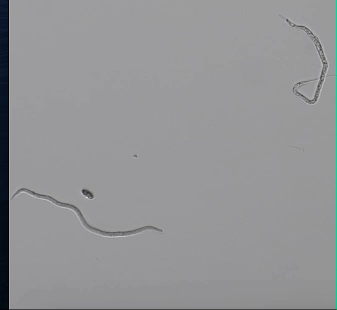
#> input picture frame 54 of Tracking/Input/vid2.mov, 337 x 310 px
$ python test_diff_costs_and_skip_worms.py
#> lines starting #> are read from the running program, lines starting #| are printed output that depends on the picture; after the words box and inside, x2 and y2 are one past the last pixel; in counts of white or black regions, pixels touching at a corner belong together
#> further down, frame is the input picture: shape (310, 337, 3); mean B, G, R 150.1, 147.8, 147.6
import cv2
import numpy as np
from skimage.morphology import skeletonize
from skimage.graph import route_through_array
from skimage.util import invert
from scipy.ndimage import convolve
from scipy.optimize import linear_sum_assignment
import os

#  CONFIGURATION
VIDEO_PATH = "./Tracking/vid2.mov"
OUTPUT_DIR = "./Tracking/Output/worm_tracks"
KEYPOINTS_PER_WORM = 15
AREA_THRESHOLD = 50
MAX_AGE = 35

os.makedirs(OUTPUT_DIR, exist_ok=True)

#  UTILITIES
def preprocess_frame(frame):
    gray = cv2.cvtColor(frame, cv2.COLOR_BGR2GRAY)
    blurred = cv2.GaussianBlur(gray, (5, 5), 2)
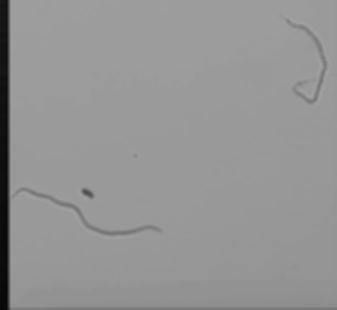
#> blurred: shape (310, 337); min 6, max 163, mean 148.4
    binary = cv2.adaptiveThreshold(
        blurred, 255,
        cv2.ADAPTIVE_THRESH_GAUSSIAN_C,
        cv2.THRESH_BINARY_INV,
        11, 3
    )
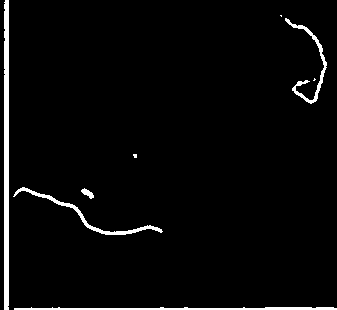
#> binary: shape (310, 337); 3.3% white; 8 white regions (3 under 20 px), largest, box (x1, y1, x2, y2) and area: (4, 0, 9, 310) 1537, (14, 307, 337, 310) 725, (13, 187, 163, 235) 595, (285, 18, 327, 104) 483, (81, 188, 94, 199) 71
    return binary

def extract_worm_masks(binary):
    num_labels, labels, stats, _ = cv2.connectedComponentsWithStats(binary)
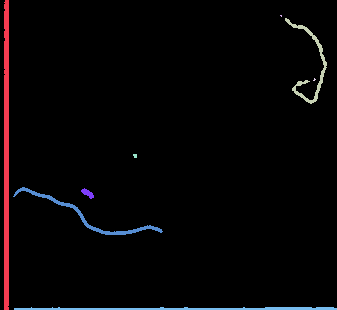
#> labels: shape (310, 337) int32; 9 distinct labels, from 0 to 8; one colour per label, 0 black
#> num_labels = 9; stats = [[0, 0, 337, 310, 101037], [4, 0, 5, 310, 1537], [280, 15, 2, 2, 3], [285, 18, 42, 86, 483], [313, 78, 3, 3, 5], [133, 154, 4, 4, 14], [13, 187, 150, 48, 595], [81, 188, 13, 11, 71], [14, 307, 323, 3, 725]]
    masks = []
    height = binary.shape[0]
#> height = 310
    for i in range(1, num_labels):
        if stats[i, cv2.CC_STAT_AREA] >= AREA_THRESHOLD:
            y = stats[i, cv2.CC_STAT_TOP]
            h = stats[i, cv2.CC_STAT_HEIGHT]
            if y + h >= height - 5:
                continue
            mask = (labels == i).astype(np.uint8)
            mask = cv2.morphologyEx(mask, cv2.MORPH_CLOSE, np.ones((3, 3), np.uint8))
            masks.append(mask)
#> this loop made 8 passes
#> (y, h) on passes 1, 3, 6, 7, 8: (0, 310), (18, 86), (187, 48), (188, 11), (307, 3)
#> pass 3, in extract_worm_masks, `mask = (labels == i).astype(np.uint8)`:
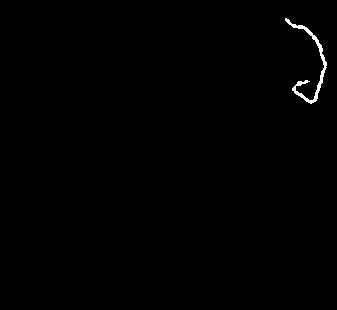
#> mask: shape (310, 337); values 0 (black) and 1 (white), 0.46% white; 1 white region, box (x1, y1, x2, y2) and area: (285, 18, 327, 104) 483
#> after the loop, masks = 3 items
    return masks

def get_skeleton_points(mask, num_points):
    mask_dilated = cv2.dilate(mask, np.ones((3, 3), np.uint8), iterations=1)
    skeleton = skeletonize(mask_dilated > 0)

    if np.count_nonzero(skeleton) < 2:
        return None

    kernel = np.ones((3, 3), dtype=int)
    neighbor_count = convolve(skeleton.astype(int), kernel, mode='constant') * skeleton
    endpoints = np.column_stack(np.where(neighbor_count == 2))

    if len(endpoints) < 2:
        return None

    start = tuple(endpoints[0])
    end = tuple(endpoints[-1])
    try:
        path, _ = route_through_array(invert(skeleton).astype(np.float32), start, end, fully_connected=True)
    except Exception:
        return None

    path = np.array(path)
    if len(path) < 2:
        return None

    indices = np.linspace(0, len(path) - 1, num=num_points, dtype=int)
    return path[indices]

def compute_cost_matrix(current_pts, prev_pts):
    cost = np.zeros((len(prev_pts), len(current_pts)))
    for i, prev in enumerate(prev_pts):
        for j, curr in enumerate(current_pts):
            centroid_dist = np.linalg.norm(np.mean(prev, axis=0) - np.mean(curr, axis=0))
            shape_dist = np.mean(np.linalg.norm(prev - curr, axis=1))
            cost[i, j] = 0.7 * centroid_dist + 0.3 * shape_dist
    return cost

def draw_tracks(frame, worm_keypoints, worm_ids):
    keypoint_colors = [
        (255, 0, 0), (255, 64, 0), (255, 128, 0), (255, 191, 0), (255, 255, 0),
        (191, 255, 0), (128, 255, 0), (64, 255, 0), (0, 255, 0), (0, 255, 64),
        (0, 255, 128), (0, 255, 191), (0, 255, 255), (0, 191, 255), (0, 128, 255)
    ]
    for i, points in enumerate(worm_keypoints):
        for k, pt in enumerate(points):
            color = keypoint_colors[k] if k < len(keypoint_colors) else (255, 255, 255)
            x, y = int(pt[1]), int(pt[0])
            cv2.circle(frame, (x, y), 4, color, -1)
            if k > 0:
                pt1 = (int(points[k - 1][1]), int(points[k - 1][0]))
                pt2 = (int(pt[1]), int(pt[0]))
                cv2.line(frame, pt1, pt2, color, 2)
        worm_id = worm_ids[i]
        cv2.putText(frame, f"ID {worm_id}", tuple(points[0][::-1]), cv2.FONT_HERSHEY_SIMPLEX, 0.5, (255, 255, 255), 1)
    return frame

#  MAIN PIPELINE
cap = cv2.VideoCapture(VIDEO_PATH)
frame_idx = 0
track_memory = []
next_id = 0
keypoint_tracks = {}

while True:
    ret, frame = cap.read()
    if not ret:
        break

    binary = preprocess_frame(frame)
    masks = extract_worm_masks(binary)
#> masks = 3 items
    current_keypoints = []

    for mask in masks:
        keypoints = get_skeleton_points(mask, KEYPOINTS_PER_WORM)
        if keypoints is not None:
            current_keypoints.append(keypoints)
#> this loop made 3 passes
#> (start in get_skeleton_points, end in get_skeleton_points) on passes 1 to 2: ((18, 285), (80, 309)), ((196, 12), (231, 161))
#> (start in get_skeleton_points, end in get_skeleton_points, indices in get_skeleton_points) on pass 3: ((191, 84), (195, 90), [0, 0, 1, 1, 2, 2, 3, 3, 4, 4, 5, 5, 6, 6, 7])
#> pass 1, in get_skeleton_points, `skeleton = skeletonize(mask_dilated > 0)`:
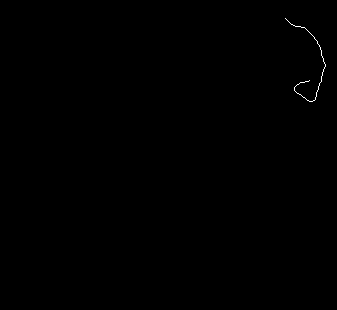
#> skeleton: shape (310, 337) bool; 0.13% white in thin lines or dots, all inside (x1, y1, x2, y2) = (285, 18, 326, 102)
#> pass 2, in get_skeleton_points (call 2), `mask_dilated = cv2.dilate(mask, np.ones((3, 3), np.uint8), iterations=1)`:
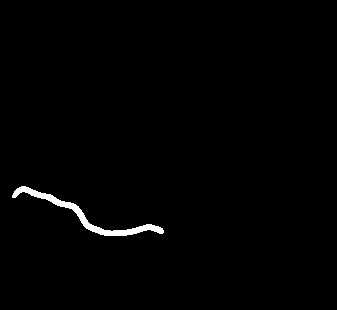
#> mask_dilated: shape (310, 337); values 0 (black) and 1 (white), 0.99% white; 1 white region, box (x1, y1, x2, y2) and area: (12, 186, 164, 236) 1031
#> after the loop, current_keypoints = 3 items

    current_ids = [-1] * len(current_keypoints)
#> current_ids = [-1, -1, -1]

    if len(track_memory) > 0:
        prev_keypoints = [t["keypoints"] for t in track_memory if t["age"] <= MAX_AGE]
        prev_ids = [t["id"] for t in track_memory if t["age"] <= MAX_AGE]
        cost = compute_cost_matrix(current_keypoints, prev_keypoints)
        row_ind, col_ind = linear_sum_assignment(cost)

        for i, j in zip(row_ind, col_ind):
            if i < len(prev_keypoints) and j < len(current_keypoints):
                if cost[i, j] < 80:
                    prev_vec = prev_keypoints[i][-1] - prev_keypoints[i][0]
                    curr_vec = current_keypoints[j][-1] - current_keypoints[j][0]
                    if np.dot(prev_vec, curr_vec) < 0:
                        current_keypoints[j] = current_keypoints[j][::-1]
                    current_ids[j] = prev_ids[i]

    for j in range(len(current_keypoints)):
        if current_ids[j] == -1:
            curr_centroid = np.mean(current_keypoints[j], axis=0)
            too_close = False
            for track in track_memory:
                prev_centroid = np.mean(track["keypoints"], axis=0)
                if np.linalg.norm(curr_centroid - prev_centroid) < 50:
                    too_close = True
                    break
            if not too_close:
                current_ids[j] = next_id
                next_id += 1
            else:
                current_keypoints[j] = None
#> this loop made 3 passes
#> curr_centroid on passes 1 to 3: [64.27, 309.2], [214.9, 86.4], [192.5, 87.2]
#> after the loop, current_ids = [0, 1, 2]; next_id = 3

    filtered_ids = []
    filtered_keypoints = []
    for cid, kp in zip(current_ids, current_keypoints):
        if kp is not None and cid != -1:
            filtered_ids.append(cid)
            filtered_keypoints.append(kp)
#> this loop made 3 passes
#> after the loop, filtered_ids = [0, 1, 2]; filtered_keypoints = 3 items
    current_ids = filtered_ids
    current_keypoints = filtered_keypoints

    updated_tracks = []
    for tid, kps in zip(current_ids, current_keypoints):
        updated_tracks.append({"id": tid, "keypoints": kps, "age": 0})
#> after the loop, updated_tracks = 3 items

    for old_track in track_memory:
        if old_track["id"] not in current_ids and old_track["age"] < MAX_AGE:
            updated_tracks.append({"id": old_track["id"], "keypoints": old_track["keypoints"], "age": old_track["age"] + 1})

    track_memory = updated_tracks
#> track_memory = 3 items

    for worm_id, keypoints in zip(current_ids, current_keypoints):
        if worm_id not in keypoint_tracks:
            keypoint_tracks[worm_id] = [[] for _ in range(KEYPOINTS_PER_WORM)]
        for i in range(KEYPOINTS_PER_WORM):
            keypoint_tracks[worm_id][i].append(keypoints[i])
#> after the loop, keypoint_tracks = 3 items

    annotated = draw_tracks(frame.copy(), current_keypoints, current_ids)
#> the loop in draw_tracks, `for i, points in enumerate(worm_keypoints):` made 3 passes
#> after the loop in draw_tracks, `for i, points in enumerate(worm_keypoints):`:
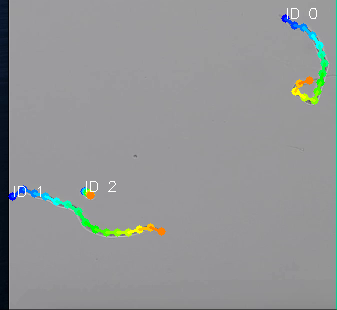
#> frame: shape (310, 337, 3); mean of channels 0, 1, 2 149.7, 149.2, 147; drawn as B, G, R
    cv2.imwrite(os.path.join(OUTPUT_DIR, f"frame_{frame_idx:04d}.png"), annotated)
    frame_idx += 1

cap.release()

#  Video generation
output_video_path = os.path.join("./Tracking/Output/Skeletal_Tracking", "skeleton_tracked_video2-2.mp4")
os.makedirs(os.path.dirname(output_video_path), exist_ok=True)
image_files = sorted([f for f in os.listdir(OUTPUT_DIR) if f.endswith(".png")])

if image_files:
    first_image = cv2.imread(os.path.join(OUTPUT_DIR, image_files[0]))
    height, width, _ = first_image.shape
    out = cv2.VideoWriter(output_video_path, cv2.VideoWriter_fourcc(*'mp4v'), 60, (width, height))

    for filename in image_files:
        frame = cv2.imread(os.path.join(OUTPUT_DIR, filename))
        out.write(frame)

    out.release()
    print(f"Tracking complete. Frames saved in: {OUTPUT_DIR}")
    print(f"Video saved as: {output_video_path}")
else:
    print("No frames were saved, so no video was generated.")

$ run again, starting later in the video
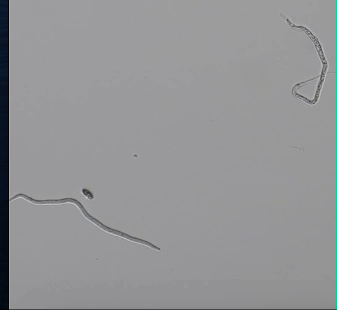
#> input picture frame 243 of Tracking/Input/vid2.mov, 337 x 310 px
#> frame is the input picture: shape (310, 337, 3); mean B, G, R 150, 147.8, 147.6
#> binary: shape (310, 337); 3.3% white; 9 white regions (4 under 20 px), largest, box (x1, y1, x2, y2) and area: (4, 0, 9, 310) 1530, (14, 307, 337, 310) 734, (13, 193, 161, 251) 590, (285, 18, 327, 104) 458, (82, 188, 94, 199) 69
#> in extract_worm_masks, `num_labels, labels, stats, _ = cv2.connectedComponentsWithStats(binary)`:
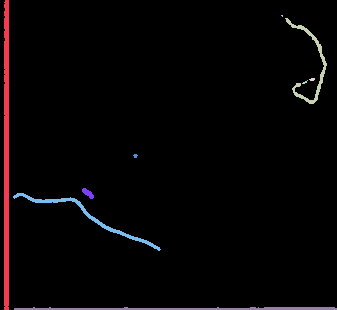
#> labels: shape (310, 337) int32; 10 distinct labels, from 0 to 9; one colour per label, 0 black
#> num_labels = 10; stats = [[0, 0, 337, 310, 101048], [4, 0, 5, 310, 1530], [281, 15, 2, 2, 3], [285, 18, 42, 86, 458], [309, 78, 6, 3, 14], [302, 80, 6, 4, 10], [133, 154, 5, 4, 14], [82, 188, 12, 11, 69], [13, 193, 148, 58, 590], [14, 307, 323, 3, 734]]
#> the loop in extract_worm_masks, `for i in range(1, num_labels):` made 9 passes
#> (y, h) on passes 1, 3, 7, 8, 9: (0, 310), (18, 86), (188, 11), (193, 58), (307, 3)
#> after the loop in extract_worm_masks, `for i in range(1, num_labels):`: masks = 3 items
#> the loop `for mask in masks:` made 3 passes
#> (start in get_skeleton_points, end in get_skeleton_points) on passes 1, 3: ((19, 286), (84, 299)), ((196, 15), (249, 159))
#> `current_ids = [-1] * len(current_keypoints)`: current_ids = [-1, -1, -1]
#> the loop `for j in range(len(current_keypoints)):` made 3 passes
#> curr_centroid on passes 1 to 3: [64.53, 309.1], [192.6, 87.47], [216.7, 86.53]
#> after the loop `for j in range(len(current_keypoints)):`: current_ids = [0, 1, 2]; next_id = 3
#> the loop `for cid, kp in zip(current_ids, current_keypoints):` made 3 passes
#> after the loop `for cid, kp in zip(current_ids, current_keypoints):`: filtered_ids = [0, 1, 2]; filtered_keypoints = 3 items
#> the loop `for tid, kps in zip(current_ids, current_keypoints):` made 3 passes
#> the loop `for worm_id, keypoints in zip(current_ids, current_keypoints):` made 3 passes
#> the loop in draw_tracks, `for i, points in enumerate(worm_keypoints):` made 3 passes
#> after the loop in draw_tracks, `for i, points in enumerate(worm_keypoints):`:
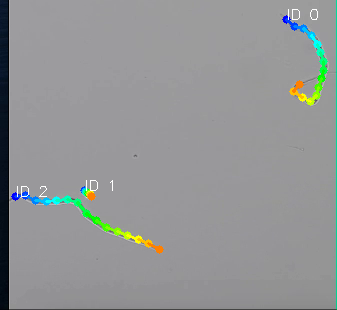
#> frame: shape (310, 337, 3); mean of channels 0, 1, 2 149.6, 149.3, 147; drawn as B, G, R

$ run again, starting later in the video
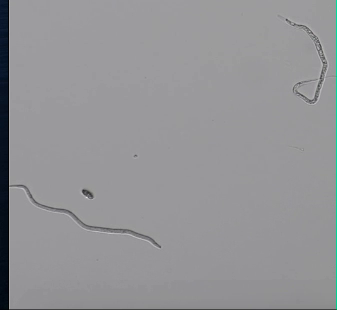
#> input picture frame 432 of Tracking/Input/vid2.mov, 337 x 310 px
#> frame is the input picture: shape (310, 337, 3); mean B, G, R 150.4, 147.8, 147.7
#> binary: shape (310, 337); 3.3% white; 7 white regions (2 under 20 px), largest, box (x1, y1, x2, y2) and area: (4, 0, 9, 310) 1531, (14, 307, 337, 310) 732, (13, 184, 162, 248) 602, (285, 18, 327, 103) 494, (82, 189, 94, 199) 68
#> in extract_worm_masks, `num_labels, labels, stats, _ = cv2.connectedComponentsWithStats(binary)`:
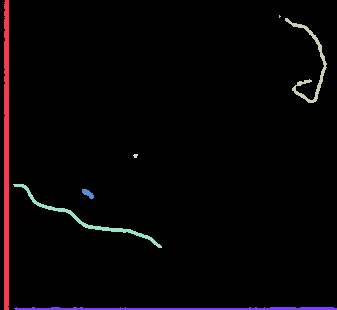
#> labels: shape (310, 337) int32; 8 distinct labels, from 0 to 7; one colour per label, 0 black
#> num_labels = 8; stats = [[0, 0, 337, 310, 101024], [4, 0, 5, 310, 1531], [279, 15, 2, 3, 4], [285, 18, 42, 85, 494], [133, 154, 5, 4, 15], [13, 184, 149, 64, 602], [82, 189, 12, 10, 68], [14, 307, 323, 3, 732]]
#> the loop in extract_worm_masks, `for i in range(1, num_labels):` made 7 passes
#> (y, h) on passes 1, 3, 5, 6, 7: (0, 310), (18, 85), (184, 64), (189, 10), (307, 3)
#> after the loop in extract_worm_masks, `for i in range(1, num_labels):`: masks = 3 items
#> the loop `for mask in masks:` made 3 passes
#> (start in get_skeleton_points, end in get_skeleton_points) on passes 1 to 2: ((19, 286), (79, 311)), ((184, 14), (246, 160))
#> `current_ids = [-1] * len(current_keypoints)`: current_ids = [-1, -1, -1]
#> the loop `for j in range(len(current_keypoints)):` made 3 passes
#> curr_centroid on passes 1 to 3: [64.4, 309.4], [217.3, 84.8], [192.8, 87.27]
#> after the loop `for j in range(len(current_keypoints)):`: current_ids = [0, 1, 2]; next_id = 3
#> the loop `for cid, kp in zip(current_ids, current_keypoints):` made 3 passes
#> after the loop `for cid, kp in zip(current_ids, current_keypoints):`: filtered_ids = [0, 1, 2]; filtered_keypoints = 3 items
#> the loop `for tid, kps in zip(current_ids, current_keypoints):` made 3 passes
#> the loop `for worm_id, keypoints in zip(current_ids, current_keypoints):` made 3 passes
#> the loop in draw_tracks, `for i, points in enumerate(worm_keypoints):` made 3 passes
#> after the loop in draw_tracks, `for i, points in enumerate(worm_keypoints):`:
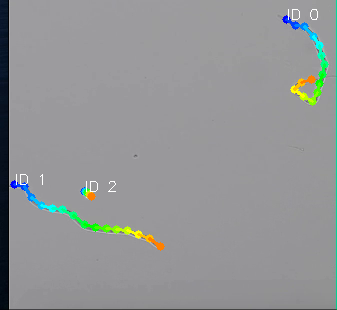
#> frame: shape (310, 337, 3); mean of channels 0, 1, 2 150, 149.2, 147.1; drawn as B, G, R
